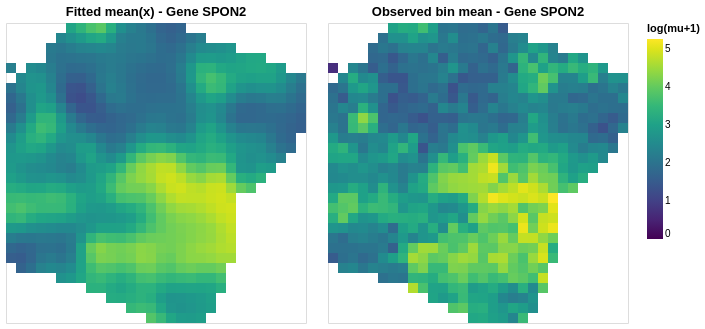
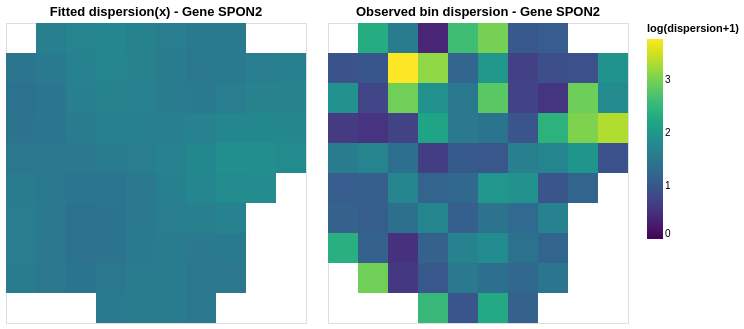
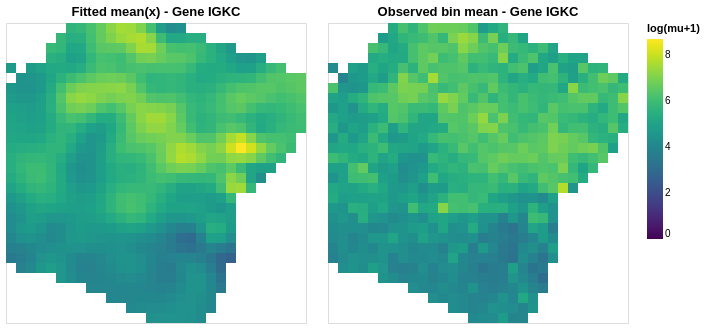
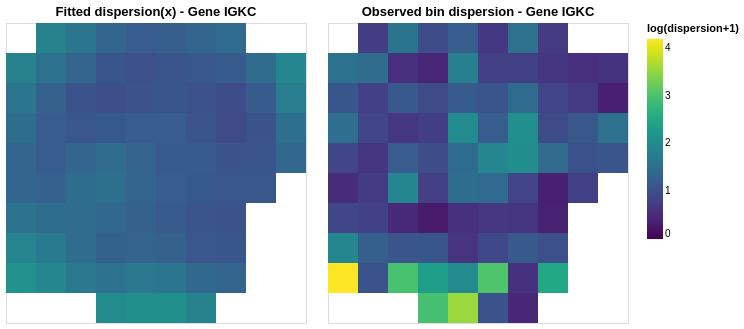

Here is the notebook cell these charts were saved with, in order:
### Markdown cell above
## Visualizations

### Code cell
from scdiagnostics import plot_mean_surface, plot_dispersion_surface

# Find genes with largest variance in both datasets
X_real = example_sce.X.toarray() if sp.issparse(example_sce.X) else np.array(example_sce.X)
X_sim = samples.X.toarray() if sp.issparse(samples.X) else np.array(samples.X)

var_real = np.var(X_real, axis=0)
var_sim = np.var(X_sim, axis=0)

# Create scatterplots of real vs. sim data
for gene_idx in [0, 26, 738]:
    chart = plot_mean_surface(sim, example_sce, gene=gene_idx)
    display(chart)

    chart = plot_dispersion_surface(sim, example_sce, gene=gene_idx)
    display(chart)

### Figure 1 — Vega-Lite specification as saved in the notebook (floating-point values rounded to 4 significant figures; data arrays with more than 128 entries replaced by an {"elided": "..."} marker saying what was removed)
{"config": {"view": {"continuousWidth": 300, "continuousHeight": 300}}, "hconcat": [{"data": {"name": "data-52dd73cd3a01dac52a49b82e00ba8510"}, "mark": {"type": "rect"}, "encoding": {"color": {"field": "mu", "scale": {"domain": [0, 5.267], "scheme": "viridis"}, "title": "log(mu+1)", "type": "quantitative"}, "x": {"axis": {"domain": false, "labels": false, "ticks": false}, "field": "spatial1", "title": "", "type": "ordinal"}, "y": {"axis": {"domain": false, "labels": false, "ticks": false}, "field": "spatial2", "title": "", "type": "ordinal"}}, "height": 300, "title": "Fitted mean(x) - Gene SPON2", "width": 300}, {"data": {"name": "data-68e91765520e65d2a4dbbaec024ae8cc"}, "mark": {"type": "rect"}, "encoding": {"color": {"field": "mu", "scale": {"domain": [0, 5.267], "scheme": "viridis"}, "title": "log(mu+1)", "type": "quantitative"}, "x": {"axis": {"domain": false, "labels": false, "ticks": false}, "field": "spatial1", "title": "", "type": "ordinal"}, "y": {"axis": {"domain": false, "labels": false, "ticks": false}, "field": "spatial2", "title": "", "type": "ordinal"}}, "height": 300, "title": "Observed bin mean - Gene SPON2", "width": 300}], "$schema": "https://vega.github.io/schema/vega-lite/v6.1.0.json", "datasets": {"data-52dd73cd3a01dac52a49b82e00ba8510": {"elided": "677 records"}, "data-68e91765520e65d2a4dbbaec024ae8cc": {"elided": "677 records"}}}

### Figure 2 — Vega-Lite specification as saved in the notebook (floating-point values rounded to 4 significant figures)
{"config": {"view": {"continuousWidth": 300, "continuousHeight": 300}}, "hconcat": [{"data": {"name": "data-b74b0cf8f0a75fe1ec94be6142a6bbde"}, "mark": {"type": "rect"}, "encoding": {"color": {"field": "dispersion", "scale": {"domain": [0, 3.772], "scheme": "viridis"}, "title": "log(dispersion+1)", "type": "quantitative"}, "x": {"axis": {"domain": false, "labels": false, "ticks": false}, "field": "spatial1", "title": "", "type": "ordinal"}, "y": {"axis": {"domain": false, "labels": false, "ticks": false}, "field": "spatial2", "title": "", "type": "ordinal"}}, "height": 300, "title": "Fitted dispersion(x) - Gene SPON2", "width": 300}, {"data": {"name": "data-30e1791b65bf0770cc6f127bd0a34f43"}, "mark": {"type": "rect"}, "encoding": {"color": {"field": "dispersion", "scale": {"domain": [0, 3.772], "scheme": "viridis"}, "title": "log(dispersion+1)", "type": "quantitative"}, "x": {"axis": {"domain": false, "labels": false, "ticks": false}, "field": "spatial1", "title": "", "type": "ordinal"}, "y": {"axis": {"domain": false, "labels": false, "ticks": false}, "field": "spatial2", "title": "", "type": "ordinal"}}, "height": 300, "title": "Observed bin dispersion - Gene SPON2", "width": 300}], "$schema": "https://vega.github.io/schema/vega-lite/v6.1.0.json", "datasets": {"data-b74b0cf8f0a75fe1ec94be6142a6bbde": [{"spatial1": -1.84, "spatial2": -1.4, "dispersion": 1.467}, {"spatial1": -1.84, "spatial2": -0.95, "dispersion": 1.42}, {"spatial1": -1.84, "spatial2": -0.51, "dispersion": 1.43}, {"spatial1": -1.84, "spatial2": -0.06, "dispersion": 1.495}, {"spatial1": -1.84, "spatial2": 0.38, "dispersion": 1.558}, {"spatial1": -1.84, "spatial2": 0.83, "dispersion": 1.589}, {"spatial1": -1.84, "spatial2": 1.27, "dispersion": 1.583}, {"spatial1": -1.84, "spatial2": 1.72, "dispersion": 1.567}, {"spatial1": -1.38, "spatial2": -1.84, "dispersion": 1.601}, {"spatial1": -1.38, "spatial2": -1.4, "dispersion": 1.543}, {"spatial1": -1.38, "spatial2": -0.95, "dispersion": 1.484}, {"spatial1": -1.38, "spatial2": -0.51, "dispersion": 1.472}, {"spatial1": -1.38, "spatial2": -0.06, "dispersion": 1.501}, {"spatial1": -1.38, "spatial2": 0.38, "dispersion": 1.515}, {"spatial1": -1.38, "spatial2": 0.83, "dispersion": 1.508}, {"spatial1": -1.38, "spatial2": 1.27, "dispersion": 1.496}, {"spatial1": -1.38, "spatial2": 1.72, "dispersion": 1.501}, {"spatial1": -0.93, "spatial2": -1.84, "dispersion": 1.691}, {"spatial1": -0.93, "spatial2": -1.4, "dispersion": 1.654}, {"spatial1": -0.93, "spatial2": -0.95, "dispersion": 1.6}, {"spatial1": -0.93, "spatial2": -0.51, "dispersion": 1.565}, {"spatial1": -0.93, "spatial2": -0.06, "dispersion": 1.521}, {"spatial1": -0.93, "spatial2": 0.38, "dispersion": 1.458}, {"spatial1": -0.93, "spatial2": 0.83, "dispersion": 1.42}, {"spatial1": -0.93, "spatial2": 1.27, "dispersion": 1.417}, {"spatial1": -0.93, "spatial2": 1.72, "dispersion": 1.453}, {"spatial1": -0.47, "spatial2": -1.84, "dispersion": 1.728}, {"spatial1": -0.47, "spatial2": -1.4, "dispersion": 1.707}, {"spatial1": -0.47, "spatial2": -0.95, "dispersion": 1.67}, {"spatial1": -0.47, "spatial2": -0.51, "dispersion": 1.626}, {"spatial1": -0.47, "spatial2": -0.06, "dispersion": 1.551}, {"spatial1": -0.47, "spatial2": 0.38, "dispersion": 1.463}, {"spatial1": -0.47, "spatial2": 0.83, "dispersion": 1.427}, {"spatial1": -0.47, "spatial2": 1.27, "dispersion": 1.446}, {"spatial1": -0.47, "spatial2": 1.72, "dispersion": 1.492}, {"spatial1": -0.47, "spatial2": 2.16, "dispersion": 1.532}, {"spatial1": -0.02, "spatial2": -1.84, "dispersion": 1.674}, {"spatial1": -0.02, "spatial2": -1.4, "dispersion": 1.65}, {"spatial1": -0.02, "spatial2": -0.95, "dispersion": 1.632}, {"spatial1": -0.02, "spatial2": -0.51, "dispersion": 1.62}, {"spatial1": -0.02, "spatial2": -0.06, "dispersion": 1.583}, {"spatial1": -0.02, "spatial2": 0.38, "dispersion": 1.529}, {"spatial1": -0.02, "spatial2": 0.83, "dispersion": 1.509}, {"spatial1": -0.02, "spatial2": 1.27, "dispersion": 1.537}, {"spatial1": -0.02, "spatial2": 1.72, "dispersion": 1.566}, {"spatial1": -0.02, "spatial2": 2.16, "dispersion": 1.569}, {"spatial1": 0.43, "spatial2": -1.84, "dispersion": 1.589}, {"spatial1": 0.43, "spatial2": -1.4, "dispersion": 1.555}, {"spatial1": 0.43, "spatial2": -0.95, "dispersion": 1.562}, {"spatial1": 0.43, "spatial2": -0.51, "dispersion": 1.613}, {"spatial1": 0.43, "spatial2": -0.06, "dispersion": 1.651}, {"spatial1": 0.43, "spatial2": 0.38, "dispersion": 1.624}, {"spatial1": 0.43, "spatial2": 0.83, "dispersion": 1.574}, {"spatial1": 0.43, "spatial2": 1.27, "dispersion": 1.553}, {"spatial1": 0.43, "spatial2": 1.72, "dispersion": 1.555}, {"spatial1": 0.43, "spatial2": 2.16, "dispersion": 1.557}, {"spatial1": 0.89, "spatial2": -1.84, "dispersion": 1.54}, {"spatial1": 0.89, "spatial2": -1.4, "dispersion": 1.511}, {"spatial1": 0.89, "spatial2": -0.95, "dispersion": 1.539}, {"spatial1": 0.89, "spatial2": -0.51, "dispersion": 1.657}, {"spatial1": 0.89, "spatial2": -0.06, "dispersion": 1.762}, {"spatial1": 0.89, "spatial2": 0.38, "dispersion": 1.724}, {"spatial1": 0.89, "spatial2": 0.83, "dispersion": 1.604}, {"spatial1": 0.89, "spatial2": 1.27, "dispersion": 1.519}, {"spatial1": 0.89, "spatial2": 1.72, "dispersion": 1.49}, {"spatial1": 0.89, "spatial2": 2.16, "dispersion": 1.507}, {"spatial1": 1.34, "spatial2": -1.84, "dispersion": 1.541}, {"spatial1": 1.34, "spatial2": -1.4, "dispersion": 1.538}, {"spatial1": 1.34, "spatial2": -0.95, "dispersion": 1.586}, {"spatial1": 1.34, "spatial2": -0.51, "dispersion": 1.724}, {"spatial1": 1.34, "spatial2": -0.06, "dispersion": 1.855}, {"spatial1": 1.34, "spatial2": 0.38, "dispersion": 1.802}, {"spatial1": 1.34, "spatial2": 0.83, "dispersion": 1.655}, {"spatial1": 1.34, "spatial2": 1.27, "dispersion": 1.543}, {"spatial1": 1.34, "spatial2": 1.72, "dispersion": 1.492}, {"spatial1": 1.8, "spatial2": -1.4, "dispersion": 1.59}, {"spatial1": 1.8, "spatial2": -0.95, "dispersion": 1.646}, {"spatial1": 1.8, "spatial2": -0.51, "dispersion": 1.75}, {"spatial1": 1.8, "spatial2": -0.06, "dispersion": 1.848}, {"spatial1": 1.8, "spatial2": 0.38, "dispersion": 1.816}, {"spatial1": 2.25, "spatial2": -1.4, "dispersion": 1.627}, {"spatial1": 2.25, "spatial2": -0.95, "dispersion": 1.672}, {"spatial1": 2.25, "spatial2": -0.51, "dispersion": 1.737}, {"spatial1": 2.25, "spatial2": -0.06, "dispersion": 1.797}], "data-30e1791b65bf0770cc6f127bd0a34f43": [{"spatial1": -1.64, "spatial2": -1.24, "mu": 15.0, "var": 155.3, "dispersion": 0.9568}, {"spatial1": -1.64, "spatial2": -0.84, "mu": 8.286, "var": 20.21, "dispersion": 1.911}, {"spatial1": -1.64, "spatial2": -0.44, "mu": 14.33, "var": 241.8, "dispersion": 0.6436}, {"spatial1": -1.64, "spatial2": -0.04, "mu": 18.78, "var": 111.9, "dispersion": 1.566}, {"spatial1": -1.64, "spatial2": 0.36, "mu": 23.91, "var": 310.3, "dispersion": 1.098}, {"spatial1": -1.64, "spatial2": 0.76, "mu": 30.24, "var": 460.1, "dispersion": 1.14}, {"spatial1": -1.64, "spatial2": 1.16, "mu": 6.186, "var": 10.11, "dispersion": 2.376}, {"spatial1": -1.22, "spatial2": -1.64, "mu": 6.091, "var": 10.09, "dispersion": 2.33}, {"spatial1": -1.22, "spatial2": -1.24, "mu": 6.861, "var": 34.18, "dispersion": 1.002}, {"spatial1": -1.22, "spatial2": -0.84, "mu": 12.09, "var": 136.8, "dispersion": 0.7755}, {"spatial1": -1.22, "spatial2": -0.44, "mu": 24.64, "var": 829.4, "dispersion": 0.5622}, {"spatial1": -1.22, "spatial2": -0.04, "mu": 12.11, "var": 45.48, "dispersion": 1.685}, {"spatial1": -1.22, "spatial2": 0.36, "mu": 20.47, "var": 225.2, "dispersion": 1.114}, {"spatial1": -1.22, "spatial2": 0.76, "mu": 20.74, "var": 233.6, "dispersion": 1.106}, {"spatial1": -1.22, "spatial2": 1.16, "mu": 7.761, "var": 35.96, "dispersion": 1.143}, {"spatial1": -1.22, "spatial2": 1.56, "mu": 8.067, "var": 11.64, "dispersion": 2.956}, {"spatial1": -0.82, "spatial2": -1.64, "mu": 15.89, "var": 84.42, "dispersion": 1.545}, {"spatial1": -0.82, "spatial2": -1.24, "mu": 4.872, "var": 5.43, "dispersion": 3.772}, {"spatial1": -0.82, "spatial2": -0.84, "mu": 4.128, "var": 5.062, "dispersion": 2.957}, {"spatial1": -0.82, "spatial2": -0.44, "mu": 8.583, "var": 77.51, "dispersion": 0.727}, {"spatial1": -0.82, "spatial2": -0.04, "mu": 15.64, "var": 98.92, "dispersion": 1.371}, {"spatial1": -0.82, "spatial2": 0.36, "mu": 14.97, "var": 65.08, "dispersion": 1.7}, {"spatial1": -0.82, "spatial2": 0.76, "mu": 21.17, "var": 169.6, "dispersion": 1.391}, {"spatial1": -0.82, "spatial2": 1.16, "mu": 27.44, "var": 1101.0, "dispersion": 0.5314}, {"spatial1": -0.82, "spatial2": 1.56, "mu": 23.67, "var": 696.0, "dispersion": 0.606}, {"spatial1": -0.41, "spatial2": -1.64, "mu": 15.33, "var": 535.9, "dispersion": 0.3724}, {"spatial1": -0.41, "spatial2": -1.24, "mu": 6.956, "var": 9.134, "dispersion": 3.144}, {"spatial1": -0.41, "spatial2": -0.84, "mu": 5.957, "var": 12.26, "dispersion": 1.891}, {"spatial1": -0.41, "spatial2": -0.44, "mu": 4.69, "var": 7.438, "dispersion": 2.198}, {"spatial1": -0.41, "spatial2": -0.04, "mu": 16.64, "var": 310.1, "dispersion": 0.6648}, {"spatial1": -0.41, "spatial2": 0.36, "mu": 36.43, "var": 608.1, "dispersion": 1.201}, {"spatial1": -0.41, "spatial2": 0.76, "mu": 17.79, "var": 88.07, "dispersion": 1.705}, {"spatial1": -0.41, "spatial2": 1.16, "mu": 51.87, "var": 1276.0, "dispersion": 1.163}, {"spatial1": -0.41, "spatial2": 1.56, "mu": 32.71, "var": 630.7, "dispersion": 1.026}, {"spatial1": -0.41, "spatial2": 1.96, "mu": 17.67, "var": 44.67, "dispersion": 2.53}, {"spatial1": 0.0, "spatial2": -1.64, "mu": 6.667, "var": 10.23, "dispersion": 2.601}, {"spatial1": 0.0, "spatial2": -1.24, "mu": 6.261, "var": 22.69, "dispersion": 1.22}, {"spatial1": 0.0, "spatial2": -0.84, "mu": 5.326, "var": 13.32, "dispersion": 1.515}, {"spatial1": 0.0, "spatial2": -0.44, "mu": 9.278, "var": 33.46, "dispersion": 1.517}, {"spatial1": 0.0, "spatial2": -0.04, "mu": 42.64, "var": 1009.0, "dispersion": 1.058}, {"spatial1": 0.0, "spatial2": 0.36, "mu": 67.69, "var": 1855.0, "dispersion": 1.271}, {"spatial1": 0.0, "spatial2": 0.76, "mu": 26.33, "var": 359.7, "dispersion": 1.125}, {"spatial1": 0.0, "spatial2": 1.16, "mu": 62.23, "var": 978.5, "dispersion": 1.654}, {"spatial1": 0.0, "spatial2": 1.56, "mu": 45.46, "var": 616.8, "dispersion": 1.53}, {"spatial1": 0.0, "spatial2": 1.96, "mu": 30.79, "var": 595.4, "dispersion": 0.9856}, {"spatial1": 0.41, "spatial2": -1.64, "mu": 5.647, "var": 7.326, "dispersion": 2.995}, {"spatial1": 0.41, "spatial2": -1.24, "mu": 5.545, "var": 10.38, "dispersion": 1.996}, {"spatial1": 0.41, "spatial2": -0.84, "mu": 6.854, "var": 9.878, "dispersion": 2.805}, {"spatial1": 0.41, "spatial2": -0.44, "mu": 8.667, "var": 31.79, "dispersion": 1.447}, {"spatial1": 0.41, "spatial2": -0.04, "mu": 72.67, "var": 2996.0, "dispersion": 1.032}, {"spatial1": 0.41, "spatial2": 0.36, "mu": 111.4, "var": 2108.0, "dispersion": 1.977}, {"spatial1": 0.41, "spatial2": 0.76, "mu": 64.36, "var": 1351.0, "dispersion": 1.439}, {"spatial1": 0.41, "spatial2": 1.16, "mu": 64.04, "var": 865.5, "dispersion": 1.811}, {"spatial1": 0.41, "spatial2": 1.56, "mu": 40.04, "var": 584.8, "dispersion": 1.372}, {"spatial1": 0.41, "spatial2": 1.96, "mu": 19.16, "var": 61.18, "dispersion": 2.275}, {"spatial1": 0.82, "spatial2": -1.64, "mu": 11.52, "var": 83.26, "dispersion": 1.048}, {"spatial1": 0.82, "spatial2": -1.24, "mu": 22.4, "var": 502.0, "dispersion": 0.716}, {"spatial1": 0.82, "spatial2": -0.84, "mu": 13.43, "var": 179.0, "dispersion": 0.7374}, {"spatial1": 0.82, "spatial2": -0.44, "mu": 16.26, "var": 176.2, "dispersion": 0.9759}, {"spatial1": 0.82, "spatial2": -0.04, "mu": 35.51, "var": 351.6, "dispersion": 1.607}, {"spatial1": 0.82, "spatial2": 0.36, "mu": 121.6, "var": 2683.0, "dispersion": 1.912}, {"spatial1": 0.82, "spatial2": 0.76, "mu": 77.36, "var": 2333.0, "dispersion": 1.296}, {"spatial1": 0.82, "spatial2": 1.16, "mu": 78.49, "var": 2056.0, "dispersion": 1.415}, {"spatial1": 0.82, "spatial2": 1.56, "mu": 39.3, "var": 654.9, "dispersion": 1.255}, {"spatial1": 0.82, "spatial2": 1.96, "mu": 15.65, "var": 130.0, "dispersion": 1.145}, {"spatial1": 1.23, "spatial2": -1.64, "mu": 12.8, "var": 95.7, "dispersion": 1.091}, {"spatial1": 1.23, "spatial2": -1.24, "mu": 25.44, "var": 466.9, "dispersion": 0.9024}, {"spatial1": 1.23, "spatial2": -0.84, "mu": 13.62, "var": 252.5, "dispersion": 0.5744}, {"spatial1": 1.23, "spatial2": -0.44, "mu": 10.44, "var": 21.0, "dispersion": 2.428}, {"spatial1": 1.23, "spatial2": -0.04, "mu": 28.21, "var": 204.1, "dispersion": 1.709}, {"spatial1": 1.23, "spatial2": 0.36, "mu": 86.84, "var": 4551.0, "dispersion": 0.9892}, {"spatial1": 1.23, "spatial2": 0.76, "mu": 127.3, "var": 3953.0, "dispersion": 1.656}, {"spatial1": 1.23, "spatial2": 1.16, "mu": 87.67, "var": 3341.0, "dispersion": 1.213}, {"spatial1": 1.23, "spatial2": 1.56, "mu": 75.62, "var": 1803.0, "dispersion": 1.461}, {"spatial1": 1.64, "spatial2": -1.24, "mu": 23.94, "var": 407.1, "dispersion": 0.9147}, {"spatial1": 1.64, "spatial2": -0.84, "mu": 6.8, "var": 9.391, "dispersion": 2.936}, {"spatial1": 1.64, "spatial2": -0.44, "mu": 6.857, "var": 9.199, "dispersion": 3.048}, {"spatial1": 1.64, "spatial2": -0.04, "mu": 13.48, "var": 43.33, "dispersion": 1.958}, {"spatial1": 1.64, "spatial2": 0.36, "mu": 31.92, "var": 460.4, "dispersion": 1.217}, {"spatial1": 2.05, "spatial2": -1.24, "mu": 12.08, "var": 36.63, "dispersion": 1.939}, {"spatial1": 2.05, "spatial2": -0.84, "mu": 7.045, "var": 17.07, "dispersion": 1.784}, {"spatial1": 2.05, "spatial2": -0.44, "mu": 4.444, "var": 5.179, "dispersion": 3.328}, {"spatial1": 2.05, "spatial2": -0.04, "mu": 10.14, "var": 77.48, "dispersion": 0.9274}]}}

### Figure 3 — Vega-Lite specification as saved in the notebook (floating-point values rounded to 4 significant figures; data arrays with more than 128 entries replaced by an {"elided": "..."} marker saying what was removed)
{"config": {"view": {"continuousWidth": 300, "continuousHeight": 300}}, "hconcat": [{"data": {"name": "data-8a3eb7df361cf9f7c9fbd5ac8ce01559"}, "mark": {"type": "rect"}, "encoding": {"color": {"field": "mu", "scale": {"domain": [0, 8.708], "scheme": "viridis"}, "title": "log(mu+1)", "type": "quantitative"}, "x": {"axis": {"domain": false, "labels": false, "ticks": false}, "field": "spatial1", "title": "", "type": "ordinal"}, "y": {"axis": {"domain": false, "labels": false, "ticks": false}, "field": "spatial2", "title": "", "type": "ordinal"}}, "height": 300, "title": "Fitted mean(x) - Gene IGKC", "width": 300}, {"data": {"name": "data-8ef56008f7e2fd7313422e461571c57a"}, "mark": {"type": "rect"}, "encoding": {"color": {"field": "mu", "scale": {"domain": [0, 8.708], "scheme": "viridis"}, "title": "log(mu+1)", "type": "quantitative"}, "x": {"axis": {"domain": false, "labels": false, "ticks": false}, "field": "spatial1", "title": "", "type": "ordinal"}, "y": {"axis": {"domain": false, "labels": false, "ticks": false}, "field": "spatial2", "title": "", "type": "ordinal"}}, "height": 300, "title": "Observed bin mean - Gene IGKC", "width": 300}], "$schema": "https://vega.github.io/schema/vega-lite/v6.1.0.json", "datasets": {"data-8a3eb7df361cf9f7c9fbd5ac8ce01559": {"elided": "677 records"}, "data-8ef56008f7e2fd7313422e461571c57a": {"elided": "677 records"}}}

### Figure 4 — Vega-Lite specification as saved in the notebook (floating-point values rounded to 4 significant figures)
{"config": {"view": {"continuousWidth": 300, "continuousHeight": 300}}, "hconcat": [{"data": {"name": "data-e9a19b0f9c61c3b57523517ed69b4840"}, "mark": {"type": "rect"}, "encoding": {"color": {"field": "dispersion", "scale": {"domain": [0, 4.188], "scheme": "viridis"}, "title": "log(dispersion+1)", "type": "quantitative"}, "x": {"axis": {"domain": false, "labels": false, "ticks": false}, "field": "spatial1", "title": "", "type": "ordinal"}, "y": {"axis": {"domain": false, "labels": false, "ticks": false}, "field": "spatial2", "title": "", "type": "ordinal"}}, "height": 300, "title": "Fitted dispersion(x) - Gene IGKC", "width": 300}, {"data": {"name": "data-8d622eb3ecdee2cf29105b309f259c1d"}, "mark": {"type": "rect"}, "encoding": {"color": {"field": "dispersion", "scale": {"domain": [0, 4.188], "scheme": "viridis"}, "title": "log(dispersion+1)", "type": "quantitative"}, "x": {"axis": {"domain": false, "labels": false, "ticks": false}, "field": "spatial1", "title": "", "type": "ordinal"}, "y": {"axis": {"domain": false, "labels": false, "ticks": false}, "field": "spatial2", "title": "", "type": "ordinal"}}, "height": 300, "title": "Observed bin dispersion - Gene IGKC", "width": 300}], "$schema": "https://vega.github.io/schema/vega-lite/v6.1.0.json", "datasets": {"data-e9a19b0f9c61c3b57523517ed69b4840": [{"spatial1": -1.84, "spatial2": -1.4, "dispersion": 1.831}, {"spatial1": -1.84, "spatial2": -0.95, "dispersion": 1.635}, {"spatial1": -1.84, "spatial2": -0.51, "dispersion": 1.484}, {"spatial1": -1.84, "spatial2": -0.06, "dispersion": 1.36}, {"spatial1": -1.84, "spatial2": 0.38, "dispersion": 1.364}, {"spatial1": -1.84, "spatial2": 0.83, "dispersion": 1.593}, {"spatial1": -1.84, "spatial2": 1.27, "dispersion": 1.882}, {"spatial1": -1.84, "spatial2": 1.72, "dispersion": 2.105}, {"spatial1": -1.38, "spatial2": -1.84, "dispersion": 1.845}, {"spatial1": -1.38, "spatial2": -1.4, "dispersion": 1.569}, {"spatial1": -1.38, "spatial2": -0.95, "dispersion": 1.296}, {"spatial1": -1.38, "spatial2": -0.51, "dispersion": 1.199}, {"spatial1": -1.38, "spatial2": -0.06, "dispersion": 1.213}, {"spatial1": -1.38, "spatial2": 0.38, "dispersion": 1.282}, {"spatial1": -1.38, "spatial2": 0.83, "dispersion": 1.478}, {"spatial1": -1.38, "spatial2": 1.27, "dispersion": 1.706}, {"spatial1": -1.38, "spatial2": 1.72, "dispersion": 1.914}, {"spatial1": -0.93, "spatial2": -1.84, "dispersion": 1.638}, {"spatial1": -0.93, "spatial2": -1.4, "dispersion": 1.33}, {"spatial1": -0.93, "spatial2": -0.95, "dispersion": 1.073}, {"spatial1": -0.93, "spatial2": -0.51, "dispersion": 1.128}, {"spatial1": -0.93, "spatial2": -0.06, "dispersion": 1.358}, {"spatial1": -0.93, "spatial2": 0.38, "dispersion": 1.486}, {"spatial1": -0.93, "spatial2": 0.83, "dispersion": 1.459}, {"spatial1": -0.93, "spatial2": 1.27, "dispersion": 1.465}, {"spatial1": -0.93, "spatial2": 1.72, "dispersion": 1.672}, {"spatial1": -0.47, "spatial2": -1.84, "dispersion": 1.367}, {"spatial1": -0.47, "spatial2": -1.4, "dispersion": 1.1}, {"spatial1": -0.47, "spatial2": -0.95, "dispersion": 0.9971}, {"spatial1": -0.47, "spatial2": -0.51, "dispersion": 1.178}, {"spatial1": -0.47, "spatial2": -0.06, "dispersion": 1.463}, {"spatial1": -0.47, "spatial2": 0.38, "dispersion": 1.536}, {"spatial1": -0.47, "spatial2": 0.83, "dispersion": 1.388}, {"spatial1": -0.47, "spatial2": 1.27, "dispersion": 1.31}, {"spatial1": -0.47, "spatial2": 1.72, "dispersion": 1.575}, {"spatial1": -0.47, "spatial2": 2.16, "dispersion": 2.006}, {"spatial1": -0.02, "spatial2": -1.84, "dispersion": 1.203}, {"spatial1": -0.02, "spatial2": -1.4, "dispersion": 1.019}, {"spatial1": -0.02, "spatial2": -0.95, "dispersion": 1.044}, {"spatial1": -0.02, "spatial2": -0.51, "dispersion": 1.198}, {"spatial1": -0.02, "spatial2": -0.06, "dispersion": 1.308}, {"spatial1": -0.02, "spatial2": 0.38, "dispersion": 1.347}, {"spatial1": -0.02, "spatial2": 0.83, "dispersion": 1.289}, {"spatial1": -0.02, "spatial2": 1.27, "dispersion": 1.307}, {"spatial1": -0.02, "spatial2": 1.72, "dispersion": 1.656}, {"spatial1": -0.02, "spatial2": 2.16, "dispersion": 2.085}, {"spatial1": 0.43, "spatial2": -1.84, "dispersion": 1.222}, {"spatial1": 0.43, "spatial2": -1.4, "dispersion": 1.089}, {"spatial1": 0.43, "spatial2": -0.95, "dispersion": 1.106}, {"spatial1": 0.43, "spatial2": -0.51, "dispersion": 1.2}, {"spatial1": 0.43, "spatial2": -0.06, "dispersion": 1.207}, {"spatial1": 0.43, "spatial2": 0.38, "dispersion": 1.202}, {"spatial1": 0.43, "spatial2": 0.83, "dispersion": 1.189}, {"spatial1": 0.43, "spatial2": 1.27, "dispersion": 1.274}, {"spatial1": 0.43, "spatial2": 1.72, "dispersion": 1.628}, {"spatial1": 0.43, "spatial2": 2.16, "dispersion": 2.083}, {"spatial1": 0.89, "spatial2": -1.84, "dispersion": 1.319}, {"spatial1": 0.89, "spatial2": -1.4, "dispersion": 1.148}, {"spatial1": 0.89, "spatial2": -0.95, "dispersion": 1.033}, {"spatial1": 0.89, "spatial2": -0.51, "dispersion": 1.087}, {"spatial1": 0.89, "spatial2": -0.06, "dispersion": 1.185}, {"spatial1": 0.89, "spatial2": 0.38, "dispersion": 1.17}, {"spatial1": 0.89, "spatial2": 0.83, "dispersion": 1.096}, {"spatial1": 0.89, "spatial2": 1.27, "dispersion": 1.132}, {"spatial1": 0.89, "spatial2": 1.72, "dispersion": 1.401}, {"spatial1": 0.89, "spatial2": 2.16, "dispersion": 1.853}, {"spatial1": 1.34, "spatial2": -1.84, "dispersion": 1.453}, {"spatial1": 1.34, "spatial2": -1.4, "dispersion": 1.192}, {"spatial1": 1.34, "spatial2": -0.95, "dispersion": 0.9525}, {"spatial1": 1.34, "spatial2": -0.51, "dispersion": 0.9248}, {"spatial1": 1.34, "spatial2": -0.06, "dispersion": 1.079}, {"spatial1": 1.34, "spatial2": 0.38, "dispersion": 1.127}, {"spatial1": 1.34, "spatial2": 0.83, "dispersion": 1.081}, {"spatial1": 1.34, "spatial2": 1.27, "dispersion": 1.12}, {"spatial1": 1.34, "spatial2": 1.72, "dispersion": 1.332}, {"spatial1": 1.8, "spatial2": -1.4, "dispersion": 1.457}, {"spatial1": 1.8, "spatial2": -0.95, "dispersion": 1.205}, {"spatial1": 1.8, "spatial2": -0.51, "dispersion": 1.06}, {"spatial1": 1.8, "spatial2": -0.06, "dispersion": 1.094}, {"spatial1": 1.8, "spatial2": 0.38, "dispersion": 1.148}, {"spatial1": 2.25, "spatial2": -1.4, "dispersion": 1.908}, {"spatial1": 2.25, "spatial2": -0.95, "dispersion": 1.76}, {"spatial1": 2.25, "spatial2": -0.51, "dispersion": 1.523}, {"spatial1": 2.25, "spatial2": -0.06, "dispersion": 1.372}], "data-8d622eb3ecdee2cf29105b309f259c1d": [{"spatial1": -1.64, "spatial2": -1.24, "mu": 98.8, "var": 2697.0, "dispersion": 1.56}, {"spatial1": -1.64, "spatial2": -0.84, "mu": 134.1, "var": 8914.0, "dispersion": 1.114}, {"spatial1": -1.64, "spatial2": -0.44, "mu": 153.4, "var": 6911.0, "dispersion": 1.5}, {"spatial1": -1.64, "spatial2": -0.04, "mu": 243.9, "var": 43710.0, "dispersion": 0.8621}, {"spatial1": -1.64, "spatial2": 0.36, "mu": 173.8, "var": 45500.0, "dispersion": 0.5107}, {"spatial1": -1.64, "spatial2": 0.76, "mu": 95.76, "var": 6732.0, "dispersion": 0.8678}, {"spatial1": -1.64, "spatial2": 1.16, "mu": 60.16, "var": 681.5, "dispersion": 1.921}, {"spatial1": -1.64, "spatial2": 1.56, "mu": 83.33, "var": 190.3, "dispersion": 4.188}, {"spatial1": -1.22, "spatial2": -1.64, "mu": 327.5, "var": 99370.0, "dispersion": 0.7339}, {"spatial1": -1.22, "spatial2": -1.24, "mu": 172.1, "var": 8981.0, "dispersion": 1.473}, {"spatial1": -1.22, "spatial2": -0.84, "mu": 327.1, "var": 89800.0, "dispersion": 0.7865}, {"spatial1": -1.22, "spatial2": -0.44, "mu": 225.5, "var": 37190.0, "dispersion": 0.8652}, {"spatial1": -1.22, "spatial2": -0.04, "mu": 263.8, "var": 78750.0, "dispersion": 0.6347}, {"spatial1": -1.22, "spatial2": 0.36, "mu": 213.2, "var": 42440.0, "dispersion": 0.7306}, {"spatial1": -1.22, "spatial2": 0.76, "mu": 123.5, "var": 12840.0, "dispersion": 0.7888}, {"spatial1": -1.22, "spatial2": 1.16, "mu": 80.63, "var": 2685.0, "dispersion": 1.252}, {"spatial1": -1.22, "spatial2": 1.56, "mu": 98.13, "var": 5123.0, "dispersion": 1.07}, {"spatial1": -0.82, "spatial2": -1.64, "mu": 297.6, "var": 22430.0, "dispersion": 1.61}, {"spatial1": -0.82, "spatial2": -1.24, "mu": 418.2, "var": 236000.0, "dispersion": 0.5553}, {"spatial1": -0.82, "spatial2": -0.84, "mu": 732.5, "var": 245200.0, "dispersion": 1.161}, {"spatial1": -0.82, "spatial2": -0.44, "mu": 261.5, "var": 72730.0, "dispersion": 0.6646}, {"spatial1": -0.82, "spatial2": -0.04, "mu": 129.6, "var": 7397.0, "dispersion": 1.197}, {"spatial1": -0.82, "spatial2": 0.36, "mu": 115.1, "var": 2403.0, "dispersion": 1.916}, {"spatial1": -0.82, "spatial2": 0.76, "mu": 123.2, "var": 24660.0, "dispersion": 0.4814}, {"spatial1": -0.82, "spatial2": 1.16, "mu": 81.56, "var": 3472.0, "dispersion": 1.086}, {"spatial1": -0.82, "spatial2": 1.56, "mu": 49.67, "var": 182.6, "dispersion": 2.973}, {"spatial1": -0.41, "spatial2": -1.64, "mu": 609.0, "var": 232500.0, "dispersion": 0.9551}, {"spatial1": -0.41, "spatial2": -1.24, "mu": 707.2, "var": 910500.0, "dispersion": 0.4381}, {"spatial1": -0.41, "spatial2": -0.84, "mu": 636.6, "var": 269600.0, "dispersion": 0.9191}, {"spatial1": -0.41, "spatial2": -0.44, "mu": 270.9, "var": 67140.0, "dispersion": 0.7408}, {"spatial1": -0.41, "spatial2": -0.04, "mu": 205.1, "var": 26520.0, "dispersion": 0.9552}, {"spatial1": -0.41, "spatial2": 0.36, "mu": 179.8, "var": 28120.0, "dispersion": 0.7688}, {"spatial1": -0.41, "spatial2": 0.76, "mu": 248.0, "var": 186000.0, "dispersion": 0.2861}, {"spatial1": -0.41, "spatial2": 1.16, "mu": 77.91, "var": 3035.0, "dispersion": 1.116}, {"spatial1": -0.41, "spatial2": 1.56, "mu": 56.09, "var": 390.1, "dispersion": 2.344}, {"spatial1": -0.41, "spatial2": 1.96, "mu": 62.67, "var": 278.7, "dispersion": 2.954}, {"spatial1": 0.0, "spatial2": -1.64, "mu": 950.6, "var": 381600.0, "dispersion": 1.216}, {"spatial1": 0.0, "spatial2": -1.24, "mu": 482.6, "var": 47670.0, "dispersion": 1.781}, {"spatial1": 0.0, "spatial2": -0.84, "mu": 651.7, "var": 187300.0, "dispersion": 1.186}, {"spatial1": 0.0, "spatial2": -0.44, "mu": 593.0, "var": 55090.0, "dispersion": 2.009}, {"spatial1": 0.0, "spatial2": -0.04, "mu": 383.3, "var": 45390.0, "dispersion": 1.45}, {"spatial1": 0.0, "spatial2": 0.36, "mu": 310.3, "var": 28760.0, "dispersion": 1.478}, {"spatial1": 0.0, "spatial2": 0.76, "mu": 230.5, "var": 69980.0, "dispersion": 0.5662}, {"spatial1": 0.0, "spatial2": 1.16, "mu": 79.08, "var": 7261.0, "dispersion": 0.6263}, {"spatial1": 0.0, "spatial2": 1.56, "mu": 56.87, "var": 570.6, "dispersion": 1.987}, {"spatial1": 0.0, "spatial2": 1.96, "mu": 57.92, "var": 157.0, "dispersion": 3.551}, {"spatial1": 0.41, "spatial2": -1.64, "mu": 464.8, "var": 227100.0, "dispersion": 0.6695}, {"spatial1": 0.41, "spatial2": -1.24, "mu": 491.9, "var": 207800.0, "dispersion": 0.7733}, {"spatial1": 0.41, "spatial2": -0.84, "mu": 559.5, "var": 157100.0, "dispersion": 1.099}, {"spatial1": 0.41, "spatial2": -0.44, "mu": 887.5, "var": 333300.0, "dispersion": 1.215}, {"spatial1": 0.41, "spatial2": -0.04, "mu": 622.9, "var": 68370.0, "dispersion": 1.906}, {"spatial1": 0.41, "spatial2": 0.36, "mu": 294.5, "var": 27580.0, "dispersion": 1.43}, {"spatial1": 0.41, "spatial2": 0.76, "mu": 124.5, "var": 16670.0, "dispersion": 0.6608}, {"spatial1": 0.41, "spatial2": 1.16, "mu": 49.52, "var": 1756.0, "dispersion": 0.8907}, {"spatial1": 0.41, "spatial2": 1.56, "mu": 37.71, "var": 110.2, "dispersion": 3.026}, {"spatial1": 0.41, "spatial2": 1.96, "mu": 68.33, "var": 2542.0, "dispersion": 1.061}, {"spatial1": 0.82, "spatial2": -1.64, "mu": 301.3, "var": 24620.0, "dispersion": 1.555}, {"spatial1": 0.82, "spatial2": -1.24, "mu": 319.4, "var": 86960.0, "dispersion": 0.7781}, {"spatial1": 0.82, "spatial2": -0.84, "mu": 380.2, "var": 44330.0, "dispersion": 1.456}, {"spatial1": 0.82, "spatial2": -0.44, "mu": 431.0, "var": 27570.0, "dispersion": 2.06}, {"spatial1": 0.82, "spatial2": -0.04, "mu": 661.6, "var": 66220.0, "dispersion": 2.038}, {"spatial1": 0.82, "spatial2": 0.36, "mu": 184.8, "var": 25770.0, "dispersion": 0.8481}, {"spatial1": 0.82, "spatial2": 0.76, "mu": 166.0, "var": 31290.0, "dispersion": 0.6342}, {"spatial1": 0.82, "spatial2": 1.16, "mu": 47.67, "var": 1081.0, "dispersion": 1.163}, {"spatial1": 0.82, "spatial2": 1.56, "mu": 60.76, "var": 4691.0, "dispersion": 0.5863}, {"spatial1": 0.82, "spatial2": 1.96, "mu": 76.41, "var": 10500.0, "dispersion": 0.4448}, {"spatial1": 1.23, "spatial2": -1.64, "mu": 299.2, "var": 87050.0, "dispersion": 0.709}, {"spatial1": 1.23, "spatial2": -1.24, "mu": 278.9, "var": 86450.0, "dispersion": 0.6434}, {"spatial1": 1.23, "spatial2": -0.84, "mu": 379.5, "var": 109400.0, "dispersion": 0.8421}, {"spatial1": 1.23, "spatial2": -0.44, "mu": 676.2, "var": 293800.0, "dispersion": 0.9399}, {"spatial1": 1.23, "spatial2": -0.04, "mu": 788.9, "var": 193300.0, "dispersion": 1.443}, {"spatial1": 1.23, "spatial2": 0.36, "mu": 597.2, "var": 830000.0, "dispersion": 0.3577}, {"spatial1": 1.23, "spatial2": 0.76, "mu": 134.7, "var": 39420.0, "dispersion": 0.3795}, {"spatial1": 1.23, "spatial2": 1.16, "mu": 72.33, "var": 2995.0, "dispersion": 1.026}, {"spatial1": 1.23, "spatial2": 1.56, "mu": 29.25, "var": 106.5, "dispersion": 2.491}, {"spatial1": 1.64, "spatial2": -1.24, "mu": 261.3, "var": 92940.0, "dispersion": 0.5519}, {"spatial1": 1.64, "spatial2": -0.84, "mu": 616.4, "var": 382900.0, "dispersion": 0.69}, {"spatial1": 1.64, "spatial2": -0.44, "mu": 408.3, "var": 77830.0, "dispersion": 1.148}, {"spatial1": 1.64, "spatial2": -0.04, "mu": 553.1, "var": 170100.0, "dispersion": 1.031}, {"spatial1": 1.64, "spatial2": 0.36, "mu": 240.0, "var": 49120.0, "dispersion": 0.7785}, {"spatial1": 2.05, "spatial2": -1.24, "mu": 605.8, "var": 432400.0, "dispersion": 0.615}, {"spatial1": 2.05, "spatial2": -0.84, "mu": 513.0, "var": 609400.0, "dispersion": 0.3592}, {"spatial1": 2.05, "spatial2": -0.44, "mu": 323.2, "var": 28490.0, "dispersion": 1.549}, {"spatial1": 2.05, "spatial2": -0.04, "mu": 508.1, "var": 132300.0, "dispersion": 1.085}]}}
